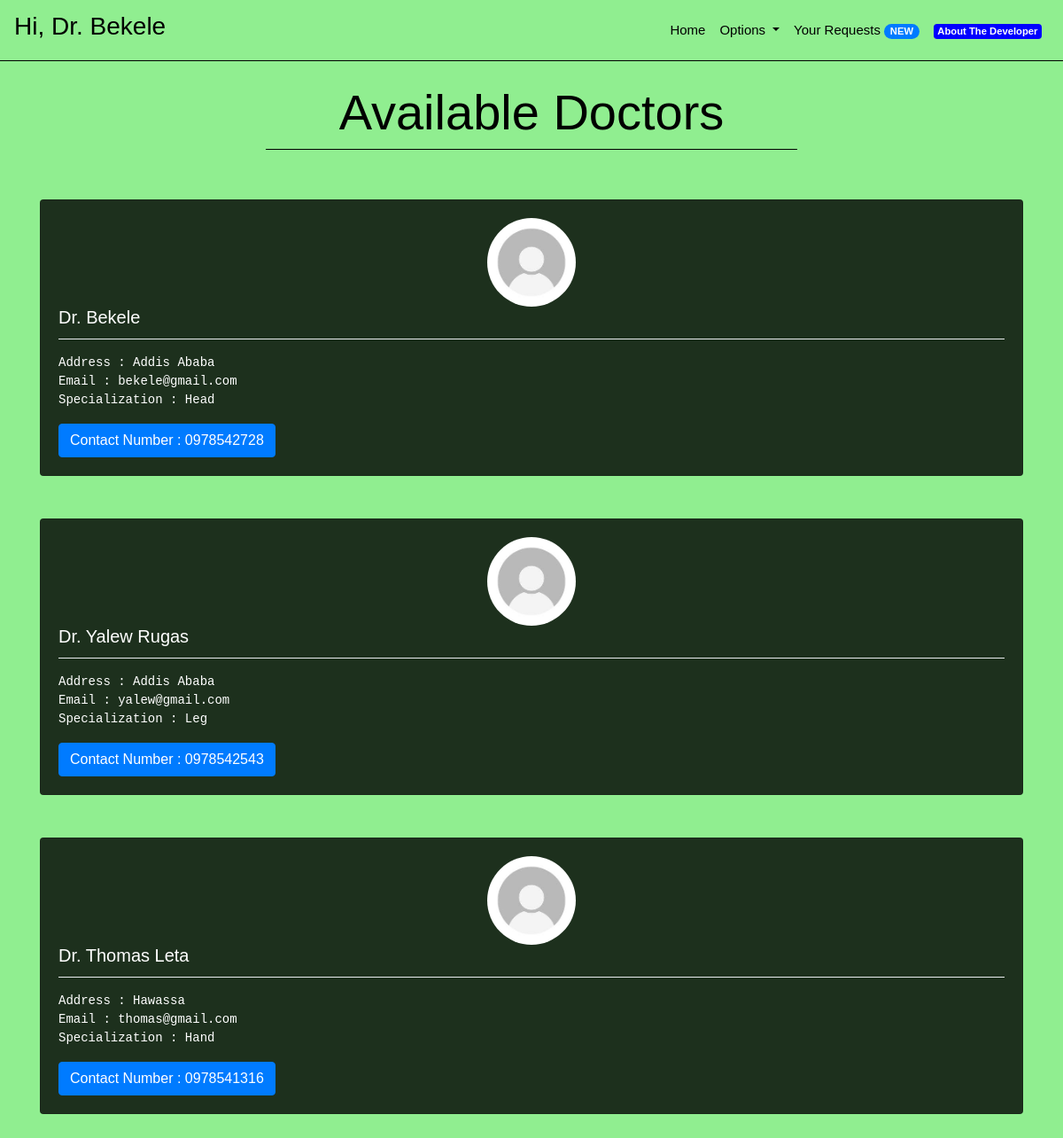
Page /doctors (signed in) on the committed database.
### core/models.py (models this page shows, shortened)
class Doctor(models.Model):
    name = models.CharField(max_length = 30)
    address = models.CharField(max_length = 100)
    contactNumber = models.CharField(unique = True, max_length = 10)
    email = models.EmailField(unique = True, max_length = 255)
    specialization = models.CharField(max_length = 100)
    passwordHash = models.CharField(max_length = 64)
    emailHash = models.CharField(max_length = 64)
    image = models.ImageField(upload_to='profile_images/', default='profile_images/default.jpg')

### core/views.py (the view)
# urls.py: path('doctors', views.doctors, name = "doctors"),
def doctors(request):
    context = {
        "doctors" : Doctor.objects.all(),
        "message":"Please Login First."
    }
    if request.session.get('isLoggedIn', False):
        response = render(request,"core/doctors.html",context)
        return responseHeadersModifier(response)
    else:
        response = render(request, "core/doctors.html", context)
        return responseHeadersModifier(response)

### core/views.py (called while the page is built)
def responseHeadersModifier(response):
    response["Cache-Control"] = "no-cache, no-store, must-revalidate"
    response["Pragma"] = "no-cache"
    response["Expires"] = "0"
    return response

### core/templates/core/doctors.html (shortened to what this page needs)
{% extends "core/base.html" %}
{% block bodytag %}
{% load static %}
<body background="{% static 'core/images/back.png' %}" style="background-size: auto auto;">
    {% endblock %}
    {% block body %}
    <br>
    <h1 style="text-align:center;color:black;" class="display-4">
        Available Doctors
    </h1>
    <li class="dropdown-divider" style="margin-left:25%;margin-right:25%;border-color:black"></li>
    <br>
    <br>
    {% if request.session.isLoggedIn %}
    {% for doctor in doctors %}
    <div class="row container" style="margin: 0 auto;">
        <div class="col-sm-12">
            <div class="card" style="background:rgba(0,0,0,0.8);color:white;">
                <div class="card-body">
                    <img class="doctor-image" src="{{ doctor.image.url }}" alt="Doctor Image">
                    <h5 class="card-title">Dr. {{ doctor.name }}</h5>
                    <li class="dropdown-divider"></li>
                    <p class="card-text">
                    <pre
                        style="color:white">Address : {{ doctor.address }}<br>Email : {{ doctor.email }}<br>Specialization : {{ doctor.specialization }}</pre>
                    </p>
                    <a href="#" class="btn btn-primary">Contact Number : {{ doctor.contactNumber }}</a>
                </div>
            </div>
        </div>
    </div>
    <br>
    <br>
    {% empty %}
    <h1 style="text-align:center;color:white">
        Sorry! No doctors available right now. Please try again later!
    </h1>
    {% endfor %}
    {% else %}
    {% if message %}
    <div style="text-align:center;margin:0 auto;" class="alert alert-warning" role="alert">
        {{ message }}
    </div>
    {% endif %}
    {% endif %}
    {% endblock %}

### core/templates/core/base.html (shortened to what this page needs)
{% load static %}
<!doctype html>
<html lang="en">
<head>
    <link rel="stylesheet" href="https://stackpath.bootstrapcdn.com/bootstrap/4.2.1/css/bootstrap.min.css">
    <link rel="stylesheet" href="{% static 'core/css/style.css' %}">
    <link rel="stylesheet" href="{% static 'core/css/aboutstyle.css' %}">
    <link rel="stylesheet" href="{% static 'core/css/responsive.css' %}">
    <link rel="stylesheet" href="https://cdnjs.cloudflare.com/ajax/libs/font-awesome/4.7.0/css/font-awesome.min.css">
</head>
{% block bodytag %}
{% endblock %}
<nav class="navbar navbar-expand-lg navbar-light bg-transparent">
    {% if request.session.isLoggedIn %}
    <a class="navbar-brand" href="/">
        <h3 style="color:black;text-align:center">Hi,{% if request.session.isDoctor %} Dr.{% endif %} {{ request.session.Name }}</h3>
    </a>
    {% else %}
    <a class="navbar-brand" href="/">
        <h2 style="color:black;text-align:center">Enen</h2>
    </a>
    {% endif %}
    <div class="collapse navbar-collapse" id="navbarSupportedContent">
        <ul class="navbar-nav ml-auto">
            <li class="nav-item active">
                <a class="nav-link" href="{% url 'index' %}" style="color:black">Home </a>
            </li>
            {% if request.session.isLoggedIn %}
            <li class="nav-item dropdown">
                <a class="nav-link dropdown-toggle" style="color:black" href="#" id="navbarDropdown" role="button"
                    data-toggle="dropdown" aria-haspopup="true" aria-expanded="false">
                    Options
                </a>
            </li>
            {% endif %}
            {% if request.session.isLoggedIn %}
            <li class="nav-item">
                <a class="nav-link" href="{% url 'login' %}" style="color:black">Your Requests <span
                        class="badge badge-primary badge-pill">{{ request.session.numberNewAssistances }}
                        NEW</span></a>
            </li>
            {% else %}
            <li class="nav-item">
                <a class="nav-link" href="{% url 'login' %}" style="color:black">Login</a>
            </li>
            {% endif %}
            <li class="nav-item">
                <a class="nav-link" href="{% url 'about' %}" style="color:black"><span style="background-color: blue" class="badge badge-secondary">About The Developer</span></a>
            </li>
        </ul>
    </div>
</nav>
<li class="dropdown-divider" style="margin-top:0px;margin-bottom:0px;border-color:black"></li>
{% block body %}
{% endblock %}
</body>
</html>

### core/static/core/css/style.css (style rules this page uses)
body { font-family: 'Nunito', sans-serif; color: #000000; background-color: #fefefe; overflow-x: hidden; }
@media (min-width: 1200px) { .container { max-width: 1170px; } }
.patient-image, .doctor-image { width: 100px; height: 100px; border-radius: 50%; object-fit: cover; display: block; margin: 0 auto; }

### core/static/core/css/aboutstyle.css (style rules this page uses)
* { margin: 0; padding: 0; border: 0; outline: none; }
p { font-size: 15px; line-height: 1.6; font-weight: 500; }
a { font-family: 'Quicksand', sans-serif; font-size: 15px; color: #555555; }
img { max-width: 100%; height: auto; }

### rows in the picture
Doctor: session.Name "Bekele", image (placeholder picture), name "Bekele", address "Addis Ababa", email "bekele@gmail.com", specialization "Head", contactNumber "0978542728"
Doctor: image (placeholder picture), name "Yalew Rugas", address "Addis Ababa", email "yalew@gmail.com", specialization "Leg", contactNumber "0978542543"
Doctor: image (placeholder picture), name "Thomas Leta", address "Hawassa", email "thomas@gmail.com", specialization "Hand", contactNumber "0978541316"
